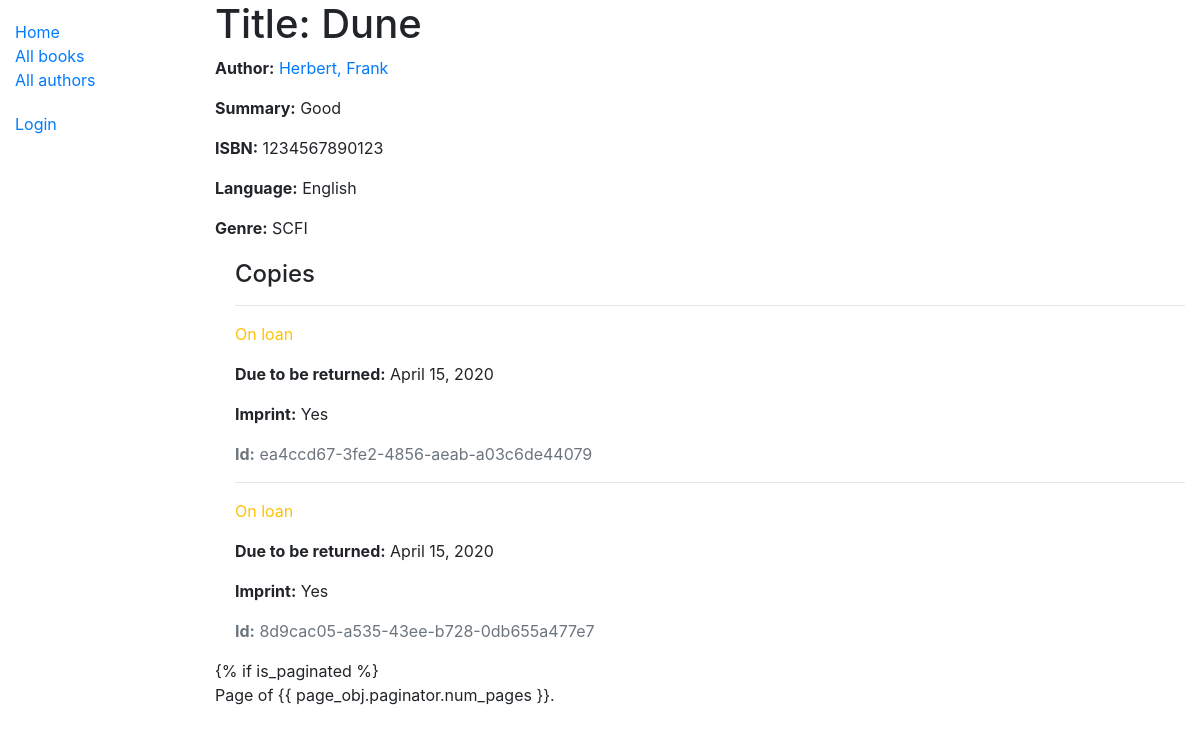
/catalog/book/1, run on the app's committed database.
### catalog/models.py (models this page shows, shortened)
class Book(models.Model):
    title = models.CharField(max_length=200)
    author = models.ForeignKey('Author', on_delete=models.SET_NULL, null=True)
    summary = models.TextField(
        max_length=1000, help_text="Enter a brief description of the book")
    isbn = models.CharField('ISBN', max_length=13,
                            help_text='13 Character <a href="https://www.isbn-international.org/content/what-isbn'
                                      '">ISBN number</a>')
    genre = models.ManyToManyField(
        Genre, help_text="Select a genre for this book")
    language = models.ForeignKey(
        'Language', on_delete=models.SET_NULL, null=True)
    def display_genre(self):
        """Creates a string for the Genre. This is required to display genre in Admin."""
        return ', '.join([genre.name for genre in self.genre.all()[:3]])
    display_genre.short_description = 'Genre'

class Author(models.Model):
    first_name = models.CharField(max_length=100)
    last_name = models.CharField(max_length=100)
    date_of_birth = models.DateField(null=True, blank=True)
    date_of_death = models.DateField('died', null=True, blank=True)
    class Meta:
        ordering = ['last_name', 'first_name']
    def __str__(self):
        return '{0}, {1}'.format(self.last_name, self.first_name)

class Language(models.Model):
    name = models.CharField(max_length=200,
                            help_text="Enter the book's natural language (e.g. English, French, Japanese etc.)")
    def __str__(self):
        return self.name

class Genre(models.Model):
    name = models.CharField(
        max_length=200,
        help_text="Enter a book genre (e.g. Science Fiction, French Poetry etc.)"
    )
    def __str__(self):
        return self.name

class BookInstance(models.Model):
    id = models.UUIDField(primary_key=True, default=uuid.uuid4,
                          help_text="Unique ID for this particular book across whole library")
    book = models.ForeignKey('Book', on_delete=models.SET_NULL, null=True)
    imprint = models.CharField(max_length=200)
    due_back = models.DateField(null=True, blank=True)
    borrower = models.ForeignKey(
        User, on_delete=models.SET_NULL, null=True, blank=True)
    LOAN_STATUS = (
        ('d', 'Maintenance'),
        ('o', 'On loan'),
        ('a', 'Available'),
        ('r', 'Reserved'),
    )
    status = models.CharField(
        max_length=1,
        choices=LOAN_STATUS,
        blank=True,
        default='d',
        help_text='Book availability')
    class Meta:
        ordering = ['due_back']
        permissions = (("can_mark_returned", "Set book as returned"),)

### catalog/views.py (the view)
# urls.py: path('book/<int:pk>', views.BookDetailView.as_view(), name='book-detail'),
class BookDetailView(generic.DetailView):
    model = Book

### catalog/templates/catalog/book_detail.html
{% extends "base_generic.html" %}
{% block content %}
<h1>Title: {{ book.title }}</h1>
<p><strong>Author:</strong> <a href="{% url 'author-detail' book.author.pk %}">{{ book.author }}</a></p>
<p><strong>Summary:</strong> {{ book.summary }}</p>
<p><strong>ISBN:</strong> {{ book.isbn }}</p>
<p><strong>Language:</strong> {{ book.language }}</p>
<p><strong>Genre:</strong> {{ book.genre.all|join:", " }}</p>
<div style="margin-left:20px;margin-top:20px">
<h4>Copies</h4>
{% for copy in book.bookinstance_set.all %}
<hr>
<p class="{% if copy.status == 'a' %}text-success{% elif copy.status == 'd' %}text-danger{% else %}text-warning{% endif %}">{{ copy.get_status_display }}</p>
{% if copy.status != 'a' %}<p><strong>Due to be returned:</strong> {{copy.due_back}}</p>{% endif %}
<p><strong>Imprint:</strong> {{copy.imprint}}</p>
<p class="text-muted"><strong>Id:</strong> {{copy.id}}</p>
{% endfor %}
</div>
{% endblock %}

### catalog/templates/base_generic.html (shortened to what this page needs)
<!DOCTYPE html>
<html lang="en">
  <head>
    <link
      rel="stylesheet"
      href="https://stackpath.bootstrapcdn.com/bootstrap/4.1.3/css/bootstrap.min.css"
    />
    {% load static %}
    <link rel="stylesheet" href="{% static 'css/styles.css' %}" />
  </head>
  <body>
    <div class="container-fluid">
      <div class="row">
        <div class="col-sm-2">
          {% block sidebar %}
          <ul class="sidebar-nav">
            <li><a href="{% url 'index' %}">Home</a></li>
            <li><a href="{% url 'books' %}">All books</a></li>
            <li><a href="{% url 'authors' %}">All authors</a></li>
          </ul>
          <ul class="sidebar-nav">
            {% if user.is_authenticated %}
            <li>User: {{ user.get_username }}</li>
            <li>
              <a href="{% url 'logout'%}?next={{request.path}}">Logout</a>
            </li>
            <li><a href="{% url 'my-borrowed' %}">My Borrowed</a></li>
            {% else %}
            <li><a href="{% url 'login'%}?next={{request.path}}">Login</a></li>
            {% endif %}
          </ul>
           {% endblock %}
        </div>
        <div class="col-sm-10">
          {% block content %}{% endblock %} {% block pagination %} {% if
          is_paginated %}
          <div class="pagination">
            <span class="page-links">
              <span class="page-current">
                Page {{ page_obj.number }} of {{ page_obj.paginator.num_pages
                }}.
              </span>
            </span>
          </div>
          {% endblock %}
        </div>
      </div>
    </div>
  </body>
</html>

### catalog/static/css/styles.css (style rules this page uses)
.sidebar-nav { margin-top: 20px; padding: 0; list-style: none; }

### data on the page
Book: title "Dune", author "Herbert, Frank", summary "Good", isbn "1234567890123", language "English", genre.all "SCFI"
BookInstance: status "On loan", due_back "April 15, 2020", imprint "Yes", id "ea4ccd67-3fe2-4856-aeab-a03c6de44079"
BookInstance: status "On loan", due_back "April 15, 2020", imprint "Yes", id "8d9cac05-a535-43ee-b728-0db655a477e7"
